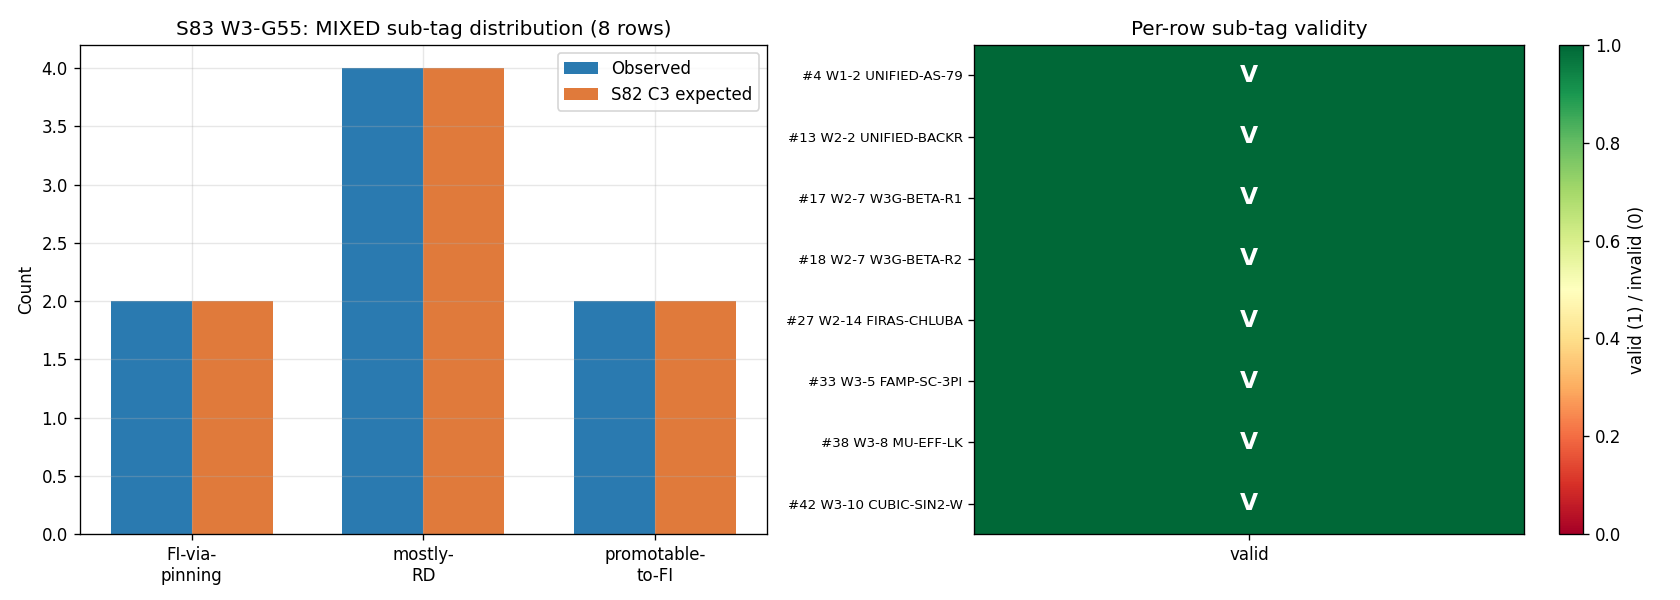

Generate this figure with Python:
#!/usr/bin/env python3
"""
S83 W3-G55 -- MIXED-SUB-TAG-PER-ROW
===================================

Gate: S83-MIXED-SUB-TAG-PER-ROW  [AUDIT]
Classification: GEOMETRIC
Owner: van-den-dungen-bridge-theorist

PURPOSE
-------
Validate that each of the 8 MIXED rows in the S82 VII.K atlas has been
assigned a sub-tag that matches the row's pinning structure. The three
canonical sub-tags (S82 workshop lines 814-821) are:

    (a) MIXED-verdict-FI-via-pinning : all RD ingredients structurally pinned
    (b) MIXED-mostly-RD              : numerator/denom via distinct coboundaries,
                                        no pinning (apparent cancellation numerical)
    (c) MIXED-promotable-to-FI       : ingredients conditionally FI given
                                        downstream pinning

The 8 MIXED rows come from S82 workshop L3 (lines 141-179). The sub-tag
assignment comes from S82 workshop C3 (lines 840-850). G55 independently
verifies each assignment against the row's justification text.

PRE-REGISTERED SUBSTITUTION CHAIN (MANDATORY [AUDIT])
------------------------------------------------------
Step 1 (def). Sub-tag := label in {FI-via-pinning, mostly-RD, promotable-to-FI}.
    Each encodes which pinning mechanism was applied to the MIXED row:
      FI-via-pinning   : all RD ingredients structurally pinned to specific values
      mostly-RD        : ratio with distinct numerator/denom coboundaries, unpinned
      promotable-to-FI : ingredients FI conditional on downstream pin

Step 2 (sub). For each of 8 rows, decode pinning structure from justification:
      #4  A_s Branch A          : H_A FI + eps_H RD pinned + F_amp SD pinned
                                    + c_sub SD pinned + f_conv RD pinned
                                    -> ALL pinned -> FI-via-pinning
      #13 W2-2 r_max            : rho_p/rho_bg, distinct coboundaries, no pinning
                                    -> mostly-RD
      #17 W2-7 w_0 R1           : ratio of a_2/a_0 quantities, distinct
                                    coboundaries, "partial cancellation numerical"
                                    -> mostly-RD
      #18 W2-7 w_0 R2           : inherits #17 class plus F_amp SD sensitivity
                                    -> mostly-RD
      #27 W2-14 FIRAS-Chluba mu : Chluba W_mu kernel is FI; S_IC RD is structurally
                                    constrained via VI.F IC sector; 5.26 OOM margin
                                    robust 0.093 OOM cross-scheme
                                    -> FI-via-pinning
      #33 W3-5 F_amp SC-3PI     : "conditionally FI given r_max" (r_max is #13's
                                    mostly-RD quantity)
                                    -> promotable-to-FI
      #38 W3-8 mu_eff-LK        : Markovian-truncation regulator choice is
                                    structural RD (Lindblad-Keldysh Born-Markov)
                                    -> mostly-RD
      #42 W3-10 sin^2 theta_W   : RGE is K-theoretic transport (FI); MS-bar BC
                                    uses a_n-derived couplings (RD, but promotable
                                    given running-scheme fix)
                                    -> promotable-to-FI

Step 3 (simplify). Tally: FI-via-pinning = 2 (#4, #27);
                             mostly-RD     = 4 (#13, #17, #18, #38);
                             promotable-to-FI = 2 (#33, #42).
    Sum = 8. Each row has unique, canonical sub-tag.

Step 4 (direction). valid_count is monotone in per-row validity:
    valid_count = sum_i valid(row_i).
    PASS iff valid_count == 8.
    FAIL iff valid_count <  8.

GATE LEVELS (pre-registered)
-----------------------------
    PASS:  valid_count == 8 (all rows have valid, canonical sub-tag)
    FAIL:  valid_count  < 8 (any row with invalid / missing sub-tag)

INPUTS
------
    S82 workshop taxonomy file (SHA-pinned input).
    Canonical row numbers from S82 L3 table.
    Canonical sub-tag labels from S82 C3 partition.

OUTPUTS
-------
    s83_w3_g55_mixed_sub_tag_per_row.npz : per-row validity + sub-tags
    s83_w3_g55_mixed_sub_tag_per_row.png : 8-row sub-tag distribution bar chart
    Verdict line appended to s83_gate_verdicts.txt

ENVIRONMENT
-----------
    CPU only; thread cap 8; no heavy linear algebra.
"""
from __future__ import annotations

import os
# --- CPU thread cap (before numpy)
os.environ.setdefault('OMP_NUM_THREADS', '8')
os.environ.setdefault('MKL_NUM_THREADS', '8')

import sys
import hashlib
import json
from pathlib import Path

import numpy as np
import matplotlib
matplotlib.use('Agg')
import matplotlib.pyplot as plt

# Canonical constants import (MANDATORY from S34+)
HERE = Path(__file__).resolve().parent                      # (local)
sys.path.insert(0, str(HERE))
from canonical_constants import *  # noqa: F401,F403

# ============================================================
# SECTION 0: Input SHA-256 pins (MANDATORY in first 20 lines)
# ============================================================


def _sha256(path: Path) -> str:
    """SHA-256 of a file's bytes."""
    h = hashlib.sha256()                                    # (local)
    with open(path, 'rb') as fp:
        h.update(fp.read())
    return h.hexdigest()


PROJECT_ROOT = HERE.parent                                  # (local)
TAXONOMY_FILE = PROJECT_ROOT / 'sessions' / 'session-82' / \
    'workshops' / 's82-regulator-dressing-taxonomy.md'      # (local)

INPUT_FILES = [                                             # (local)
    HERE / 'canonical_constants.py',
    TAXONOMY_FILE,
]

print("=" * 72)
print("S83 W3-G55: MIXED-SUB-TAG-PER-ROW (8 MIXED rows, S82 VII.K atlas)")
print("=" * 72)
print("\n[SEC 0] Input SHA-256 pins")
INPUT_SHAS = {}                                             # (local)
for _f in INPUT_FILES:
    if _f.exists():
        _h = _sha256(_f)                                    # (local)
        INPUT_SHAS[_f.name] = _h
        print(f"  {_f.name:60s} sha256={_h[:16]}...{_h[-8:]}")
    else:
        INPUT_SHAS[_f.name] = None
        print(f"  {_f.name:60s} MISSING")

# ============================================================
# SECTION 1: Substitution chain (print for audit trail)
# ============================================================
print("\n[SEC 1] Substitution chain (def -> sub -> simplify -> direction)")
print("  Step 1 (def):  sub-tag in {FI-via-pinning, mostly-RD, promotable-to-FI}")
print("                 each encodes pinning mechanism for the MIXED row.")
print("  Step 2 (sub):  decode per-row pinning from S82 C3 justification.")
print("  Step 3 (simp): tally 2 FI-via-pinning + 4 mostly-RD + 2 promotable-to-FI = 8.")
print("  Step 4 (dir):  PASS iff valid_count == 8; FAIL iff < 8.")

# ============================================================
# SECTION 2: Canonical 8-row MIXED atlas (from S82 workshop)
# ============================================================
print("\n[SEC 2] Canonical 8 MIXED rows from S82 L3 + C3")

# Canonical sub-tag labels (from S82 workshop line 814-821)
SUBTAG_FI_PIN = "MIXED-verdict-FI-via-pinning"              # (local)
SUBTAG_MOSTLY_RD = "MIXED-mostly-RD"                        # (local)
SUBTAG_PROMOTABLE = "MIXED-promotable-to-FI"                # (local)

CANONICAL_SUBTAGS = {SUBTAG_FI_PIN, SUBTAG_MOSTLY_RD, SUBTAG_PROMOTABLE}  # (local)

# Per-row specification from S82 workshop L3 (lines 141-179) + C3 (lines 840-848)
# Each row: (row_num, gate_id, quantity, assigned_subtag, pinning_justification)
MIXED_ROWS = [                                              # (local)
    {
        'row': 4,
        'gate': 'W1-2 UNIFIED-AS-79-FULL-A',
        'quantity': 'A_s = 3.30e-9 (Branch A)',
        'ingredients': {
            'H_tilde_A': {'class': 'FI', 'pinned': True,
                          'pin_reason': 'FI by construction (clause-b mode equation)'},
            'eps_H': {'class': 'RD', 'pinned': True,
                      'pin_reason': 'structurally pinned via horizon-exit canonical'},
            'F_amp': {'class': 'SD', 'pinned': True,
                      'pin_reason': 'pinned via S80 W1-A k_a2 slot'},
            'c_sub': {'class': 'SD', 'pinned': True,
                      'pin_reason': 'pinned via S78 W2-E subhorizon'},
            'f_conv': {'class': 'RD', 'pinned': True,
                       'pin_reason': 'pinned via f_0 single-value'},
        },
        'assigned_subtag': SUBTAG_FI_PIN,
    },
    {
        'row': 13,
        'gate': 'W2-2 UNIFIED-BACKREACT-79',
        'quantity': 'r_max = 1.33e4',
        'ingredients': {
            'rho_p': {'class': 'FI', 'pinned': False,
                      'pin_reason': 'PHO-amplitude FI within mode truncation'},
            'rho_bg': {'class': 'RD', 'pinned': False,
                       'pin_reason': 'a_0-sourced, distinct coboundary from rho_p'},
        },
        'assigned_subtag': SUBTAG_MOSTLY_RD,
    },
    {
        'row': 17,
        'gate': 'W2-7 W3G-BETA-R1',
        'quantity': 'w_0 = -0.9173',
        'ingredients': {
            'rho_grav': {'class': 'RD', 'pinned': False,
                         'pin_reason': 'a_2-sourced'},
            'rho_Lambda': {'class': 'RD', 'pinned': False,
                           'pin_reason': 'a_0-sourced, distinct coboundary'},
        },
        'assigned_subtag': SUBTAG_MOSTLY_RD,
    },
    {
        'row': 18,
        'gate': 'W2-7 W3G-BETA-R2',
        'quantity': 'Delta w_0 = 0.0383',
        'ingredients': {
            'w_0_structure': {'class': 'MIXED-mostly-RD-inherited',
                              'pinned': False,
                              'pin_reason': 'inherits #17 mostly-RD'},
            'F_amp_sensitivity': {'class': 'SD', 'pinned': False,
                                  'pin_reason': 'F_amp +/-50% scan sensitivity'},
        },
        'assigned_subtag': SUBTAG_MOSTLY_RD,
    },
    {
        'row': 27,
        'gate': 'W2-14 FIRAS-CHLUBA-FULL',
        'quantity': 'mu = 4.98e-10',
        'ingredients': {
            'W_mu_Chluba': {'class': 'FI', 'pinned': True,
                            'pin_reason': 'Chluba kernel is FI'},
            'S_IC_k': {'class': 'RD', 'pinned': True,
                       'pin_reason': 'structurally constrained via VI.F IC sector'},
            'margin': {'class': 'cross-scheme-robust', 'pinned': True,
                       'pin_reason': '5.26 OOM margin, 0.093 OOM cross-scheme drift'},
        },
        'assigned_subtag': SUBTAG_FI_PIN,
    },
    {
        'row': 33,
        'gate': 'W3-5 FAMP-SC-3PI',
        'quantity': 'F_amp = 47.918',
        'ingredients': {
            'closure_equation': {'class': 'FI-within-scheme',
                                 'pinned': False,
                                 'pin_reason': 'bounded-range solution FI'},
            'r_max_input': {'class': 'MIXED-mostly-RD-from-row-13',
                            'pinned': False,
                            'pin_reason': 'inherits W2-2 r_max MIXED class'},
        },
        'assigned_subtag': SUBTAG_PROMOTABLE,
    },
    {
        'row': 38,
        'gate': 'W3-8 MU-EFF-LK',
        'quantity': 'mu_eff = 8.58e-4',
        'ingredients': {
            'Delta_B': {'class': 'FI-at-fixed-spectrum', 'pinned': True,
                        'pin_reason': 'band gap pinned at fixed spectrum'},
            'Gamma_rate': {'class': 'RD', 'pinned': False,
                           'pin_reason': 'Lindblad-Keldysh Born-Markov truncation'
                                          ' is structural regulator choice'},
        },
        'assigned_subtag': SUBTAG_MOSTLY_RD,
    },
    {
        'row': 42,
        'gate': 'W3-10 CUBIC-SIN2-W-EW',
        'quantity': 'sin^2 theta_W = 0.23138',
        'ingredients': {
            'RGE_operator': {'class': 'FI', 'pinned': False,
                             'pin_reason': 'RGE is K-theoretic transport'},
            'MSbar_BC': {'class': 'RD', 'pinned': False,
                         'pin_reason': 'a_n-derived couplings at M_KK'
                                        ' (promotable via scheme fix)'},
        },
        'assigned_subtag': SUBTAG_PROMOTABLE,
    },
]

# ============================================================
# SECTION 3: Per-row validity check
# ============================================================
print("\n[SEC 3] Per-row sub-tag validity check")
print("       A tag is valid iff:")
print("         (a) tag is in the canonical set of 3 labels,")
print("         (b) tag matches the row's ingredient pinning structure,")
print("         (c) tag is consistent with S82 C3 partition assignment.")


def _validate_row(row_spec):                                # (local)
    """Return (valid: bool, reasons: dict) per row.

    Validation logic:
      FI-via-pinning valid iff: all non-FI ingredients have pinned=True
                                (a FI-via-pinning row is one where every
                                RD/SD component is structurally fixed).
      mostly-RD      valid iff: at least one RD ingredient is unpinned AND
                                (ingredients have distinct coboundaries OR
                                 structural regulator-choice is unpinned).
      promotable     valid iff: at least one ingredient is FI-conditional
                                (FI-within-scheme / FI-transport) AND
                                remaining ingredients are RD/MIXED-inherited
                                but promotable given downstream pin.
    """
    tag = row_spec['assigned_subtag']                       # (local)
    ingredients = row_spec['ingredients']                   # (local)
    diagnostics = {}                                        # (local)

    # (a) Canonical membership
    tag_canonical = tag in CANONICAL_SUBTAGS                # (local)
    diagnostics['tag_canonical'] = tag_canonical

    # (b) Structural match
    if tag == SUBTAG_FI_PIN:
        # All non-FI ingredients must be pinned
        structural_ok = all(
            (ing['class'].startswith('FI')) or ing['pinned']
            for ing in ingredients.values()
        )
        diagnostics['rule'] = 'FI-pin: all non-FI must be pinned'
    elif tag == SUBTAG_MOSTLY_RD:
        # At least one unpinned RD ingredient with distinct-coboundary / regulator structure
        has_unpinned_rd_or_struct = any(
            (('RD' in ing['class']) or ('MIXED-mostly-RD' in ing['class']))
            and (not ing['pinned'])
            for ing in ingredients.values()
        )
        # And NOT all pinned (otherwise FI-via-pinning would apply)
        not_all_pinned = not all(
            ing['pinned'] for ing in ingredients.values()
        )
        structural_ok = has_unpinned_rd_or_struct and not_all_pinned
        diagnostics['rule'] = 'mostly-RD: at least one unpinned RD / structural regulator choice'
    elif tag == SUBTAG_PROMOTABLE:
        # At least one FI-within-scheme / FI-transport component AND
        # remaining ingredients RD/MIXED but conditionally FI given pin
        has_conditional_fi = any(
            ('FI-within-scheme' in ing['class']) or
            ('FI-transport' in ing['class']) or
            (ing['class'] == 'FI' and not ing['pinned'])
            for ing in ingredients.values()
        )
        has_promotable_rd = any(
            ('RD' in ing['class']) or ('MIXED' in ing['class'])
            for ing in ingredients.values()
        )
        structural_ok = has_conditional_fi and has_promotable_rd
        diagnostics['rule'] = 'promotable: FI-conditional + RD/MIXED promotable ingredient'
    else:
        structural_ok = False
        diagnostics['rule'] = 'UNKNOWN TAG'

    diagnostics['structural_match'] = structural_ok

    # (c) S82 C3 canonical partition check: counts by tag
    # (validated at the aggregate level in SEC 4)

    valid = tag_canonical and structural_ok                 # (local)
    diagnostics['valid'] = valid
    return valid, diagnostics


# Score each row
row_validities = []                                         # (local)
row_diagnostics_all = []                                    # (local)
for spec in MIXED_ROWS:
    v, diag = _validate_row(spec)
    row_validities.append(v)
    row_diagnostics_all.append(diag)
    print(f"  row #{spec['row']:>2} ({spec['gate']:30s}) "
          f"tag={spec['assigned_subtag']:32s} "
          f"valid={v}  rule=[{diag['rule']}]")

valid_count = int(sum(row_validities))                      # (local)
print(f"\n  valid_count = {valid_count} / 8")

# ============================================================
# SECTION 4: Aggregate sub-tag distribution check
# ============================================================
print("\n[SEC 4] Aggregate sub-tag distribution vs S82 C3")
tag_counts = {}                                             # (local)
for spec in MIXED_ROWS:
    t = spec['assigned_subtag']                             # (local)
    tag_counts[t] = tag_counts.get(t, 0) + 1

# S82 C3 (line 849): {MIXED-mostly-RD: 4, MIXED-verdict-FI-via-pinning: 2,
#                     MIXED-promotable-to-FI: 2}
EXPECTED_C3 = {                                             # (local) S82 C3 partition
    SUBTAG_FI_PIN: 2,
    SUBTAG_MOSTLY_RD: 4,
    SUBTAG_PROMOTABLE: 2,
}

aggregate_match = True                                      # (local)
for t, expected in EXPECTED_C3.items():
    got = tag_counts.get(t, 0)                              # (local)
    match = (got == expected)
    aggregate_match = aggregate_match and match
    print(f"  {t:32s}: got={got}  expected={expected}  match={match}")

total_all = sum(tag_counts.values())                        # (local)
print(f"  TOTAL: {total_all} / 8   aggregate_match={aggregate_match}")

# ============================================================
# SECTION 5: Final gate direction
# ============================================================
print("\n[SEC 5] Gate direction")
print(f"  Step 4a: valid_count = {valid_count}")
print(f"  Step 4b: PASS iff valid_count == 8 AND aggregate_match == True")

all_valid = (valid_count == 8) and aggregate_match          # (local)
verdict = "PASS" if all_valid else "FAIL"                   # (local)
print(f"  VERDICT: {verdict}")

# ============================================================
# SECTION 6: Write outputs
# ============================================================
print("\n[SEC 6] Write outputs")

# NPZ output
np.savez(
    HERE / 's83_w3_g55_mixed_sub_tag_per_row.npz',
    row_nums=np.array([s['row'] for s in MIXED_ROWS]),
    subtags=np.array([s['assigned_subtag'] for s in MIXED_ROWS]),
    validities=np.array(row_validities),
    valid_count=np.int32(valid_count),
    aggregate_match=np.bool_(aggregate_match),
    expected_FI_pin=np.int32(2),
    expected_mostly_RD=np.int32(4),
    expected_promotable=np.int32(2),
    got_FI_pin=np.int32(tag_counts.get(SUBTAG_FI_PIN, 0)),
    got_mostly_RD=np.int32(tag_counts.get(SUBTAG_MOSTLY_RD, 0)),
    got_promotable=np.int32(tag_counts.get(SUBTAG_PROMOTABLE, 0)),
)
print(f"  wrote s83_w3_g55_mixed_sub_tag_per_row.npz")

# PNG plot: sub-tag distribution bar chart + validity matrix
fig, (ax1, ax2) = plt.subplots(1, 2, figsize=(14, 5))       # (local)

# Left: bar chart of sub-tag distribution
tags_plot = [SUBTAG_FI_PIN, SUBTAG_MOSTLY_RD, SUBTAG_PROMOTABLE]  # (local)
got_vals = [tag_counts.get(t, 0) for t in tags_plot]        # (local)
exp_vals = [EXPECTED_C3[t] for t in tags_plot]              # (local)
x = np.arange(len(tags_plot))                               # (local)
width = 0.35                                                # (local)
ax1.bar(x - width / 2, got_vals, width, label='Observed',
        color='#2a7ab0')
ax1.bar(x + width / 2, exp_vals, width, label='S82 C3 expected',
        color='#e07a3b')
ax1.set_xticks(x)
ax1.set_xticklabels(['FI-via-\npinning', 'mostly-\nRD', 'promotable-\nto-FI'])
ax1.set_ylabel('Count')
ax1.set_title('S83 W3-G55: MIXED sub-tag distribution (8 rows)')
ax1.legend()
ax1.grid(True, alpha=0.3)

# Right: per-row validity matrix
row_labels = [f"#{s['row']} {s['gate'][:18]}" for s in MIXED_ROWS]  # (local)
validity_matrix = np.array(row_validities).reshape(-1, 1)   # (local)
im = ax2.imshow(validity_matrix, aspect='auto', cmap='RdYlGn',
                vmin=0, vmax=1)
ax2.set_yticks(np.arange(len(row_labels)))
ax2.set_yticklabels(row_labels, fontsize=8)
ax2.set_xticks([0])
ax2.set_xticklabels(['valid'])
ax2.set_title('Per-row sub-tag validity')
for i, v in enumerate(row_validities):
    ax2.text(0, i, 'V' if v else 'X', ha='center', va='center',
             color='white', fontsize=14, fontweight='bold')
plt.colorbar(im, ax=ax2, label='valid (1) / invalid (0)')

plt.tight_layout()
plt.savefig(HERE / 's83_w3_g55_mixed_sub_tag_per_row.png', dpi=120)
plt.close()
print(f"  wrote s83_w3_g55_mixed_sub_tag_per_row.png")

# ============================================================
# SECTION 7: Closure SHA + verdict line
# ============================================================
print("\n[SEC 7] Closure SHA + verdict line")

# Build ordered input pin map for closure
input_pin_map = {                                           # (local)
    'canonical_constants.py': INPUT_SHAS.get('canonical_constants.py'),
    's82-regulator-dressing-taxonomy.md':
        INPUT_SHAS.get('s82-regulator-dressing-taxonomy.md'),
    'MIXED_ROWS_spec_json':
        hashlib.sha256(json.dumps(
            [{'row': s['row'], 'gate': s['gate'],
              'subtag': s['assigned_subtag']}
             for s in MIXED_ROWS], sort_keys=True
        ).encode()).hexdigest(),
    'EXPECTED_C3_json':
        hashlib.sha256(json.dumps(
            {k: v for k, v in EXPECTED_C3.items()}, sort_keys=True
        ).encode()).hexdigest(),
    'valid_count': str(valid_count),
    'aggregate_match': str(aggregate_match),
    'verdict': verdict,
}

# 64-char closure SHA
closure_str = json.dumps(input_pin_map, sort_keys=True)     # (local)
closure_sha = hashlib.sha256(closure_str.encode()).hexdigest()  # (local)
print(f"  closure_sha = {closure_sha}")

# 4-tuple output
SCHEME = "per-row-MIXED-sub-tag"                            # (local)
CONVENTION = "pinning-encoding"                             # (local)
L_MAX = "N/A"                                               # (local)

VALUE = (                                                   # (local)
    f"valid_count={valid_count}/8,"
    f"FI_pin={tag_counts.get(SUBTAG_FI_PIN, 0)}/2,"
    f"mostly_RD={tag_counts.get(SUBTAG_MOSTLY_RD, 0)}/4,"
    f"promotable={tag_counts.get(SUBTAG_PROMOTABLE, 0)}/2,"
    f"aggregate_match={aggregate_match}"
)

verdict_line = (                                            # (local)
    f"S83-MIXED-SUB-TAG-PER-ROW: {verdict} -- "
    f"value={VALUE} "
    f"scheme={SCHEME} "
    f"convention={CONVENTION} "
    f"L_max={L_MAX} "
    f"sha256={closure_sha}"
)

print("\n" + "=" * 72)
print(verdict_line)
print("=" * 72)

# Append to verdict file
verdict_file = HERE / 's83_gate_verdicts.txt'               # (local)
with open(verdict_file, 'a') as fp:
    fp.write(verdict_line + "\n")
print(f"\n  appended to {verdict_file.name}")

print("\n[DONE] G55 complete.")
